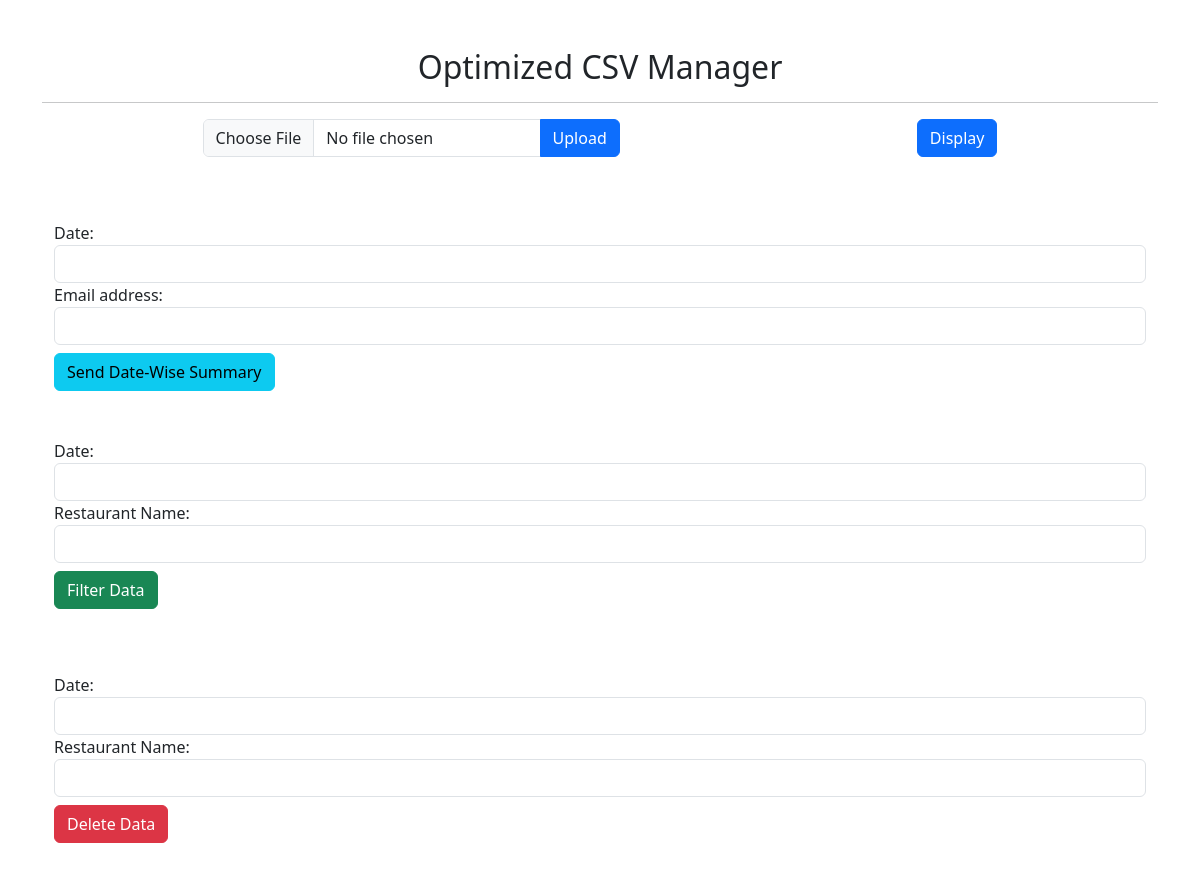
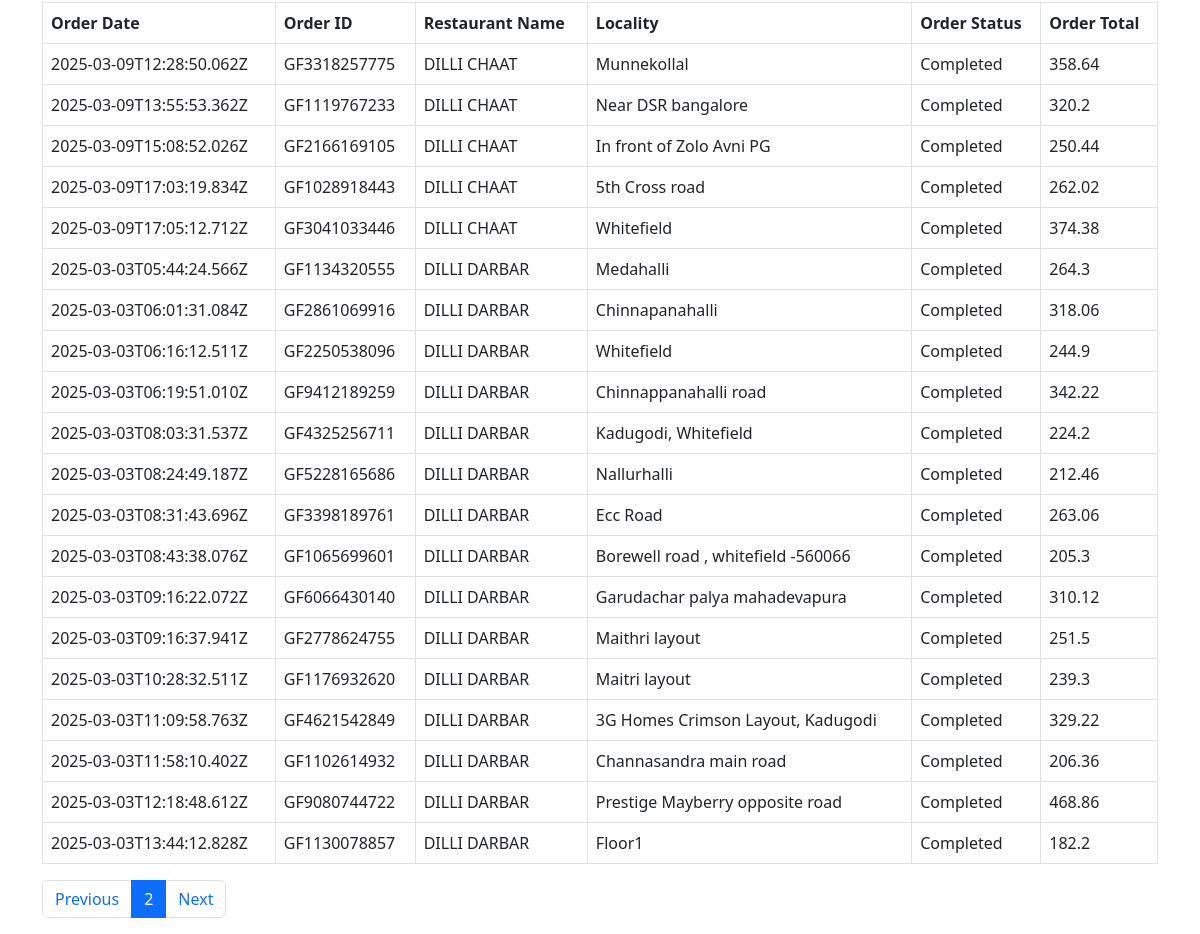
Page /display?page=2 on the committed database (2 pictures, top to bottom).
### app.py (models this page shows)
class Order(db.Model):
    id = db.Column(db.Integer, primary_key=True)
    order_date = db.Column(db.String(50))
    order_id = db.Column(db.String(50))
    restaurant_name = db.Column(db.String(100))
    locality = db.Column(db.String(100))
    order_status = db.Column(db.String(50))
    order_total = db.Column(db.Float)

### app.py (the view)
@app.route("/display")
def display():
    page = request.args.get("page", 1, type=int)
    per_page = 20
    orders = Order.query.paginate(page=page, per_page=per_page)
    return render_template("index.html", orders=orders)

### templates/index.html (shortened to what this page needs)
<!DOCTYPE html>
<html lang="en">
<head>
    <link rel="stylesheet" href="https://cdn.jsdelivr.net/npm/bootstrap@5.3.0/dist/css/bootstrap.min.css">
</head>
<body class="container mt-5">
    <h2 class="text-center">Optimized CSV Manager</h2>
    <hr>
    <div class="container-fluid d-flex flex-column gap-5">
        <div class="d-flex justify-content-around">
            <form action="/" method="post" enctype="multipart/form-data" class="mb-3">
                <div class="input-group">
                    <input type="file" name="csv_file" class="form-control" required>
                    <button type="submit" class="btn btn-primary">Upload</button>
                </div>
            </form>
            <form action="/display" class="mb-3">
                <button type="submit" class="btn btn-primary">Display</button>
            </form>
        </div>
        <form action="/send_summary" method="post">
            <label>Date:</label>
            <input type="text" name="date" class="form-control" required>
            <label>Email address:</label>
            <input type="email" name="email" class="form-control" required>
            <button type="submit" class="btn btn-info mt-2">Send Date-Wise Summary</button>
        </form>
        <form action="/filter" method="post" class="mb-3">
            <label>Date:</label>
            <input type="text" name="date" class="form-control" required>
            <label>Restaurant Name:</label>
            <input type="text" name="restaurant_name" class="form-control" required>
            <button type="submit" class="btn btn-success mt-2">Filter Data</button>
        </form>
        <form action="/delete" method="post" class="mb-3">
            <label>Date:</label>
            <input type="text" name="date" class="form-control" required>
            <label>Restaurant Name:</label>
            <input type="text" name="restaurant_name" class="form-control" required>
            <button type="submit" class="btn btn-danger mt-2">Delete Data</button>
        </form>
    </div>
    {% if orders %}
    <table class="table table-bordered mt-3">
        <thead>
            <tr>
                <th>Order Date</th>
                <th>Order ID</th>
                <th>Restaurant Name</th>
                <th>Locality</th>
                <th>Order Status</th>
                <th>Order Total</th>
            </tr>
        </thead>
        <tbody>
            {% for order in orders %}
            <tr>
                <td>{{ order.order_date }}</td>
                <td>{{ order.order_id }}</td>
                <td>{{ order.restaurant_name }}</td>
                <td>{{ order.locality }}</td>
                <td>{{ order.order_status }}</td>
                <td>{{ order.order_total }}</td>
            </tr>
            {% endfor %}
        </tbody>
    </table>
    {% if orders.page %}
    <nav aria-label="Page navigation">
        <ul class="pagination">
            {% if orders.has_prev %}
                <li class="page-item">
                    <a class="page-link" href="?page={{ orders.prev_num }}">Previous</a>
                </li>
            {% endif %}
            <li class="page-item active"><span class="page-link">{{ orders.page }}</span></li>
            {% if orders.has_next %}
                <li class="page-item">
                    <a class="page-link" href="?page={{ orders.next_num }}">Next</a>
                </li>
            {% endif %}
        </ul>
    </nav>
    {% endif %}
    {% endif %}
</body>
</html>

### rows in the picture
Order: order_date "2025-03-09T12:28:50.062Z", order_id "GF3318257775", restaurant_name "DILLI CHAAT", locality "Munnekollal", order_status "Completed", order_total "358.64"
Order: order_date "2025-03-09T13:55:53.362Z", order_id "GF1119767233", restaurant_name "DILLI CHAAT", locality "Near DSR bangalore", order_status "Completed", order_total "320.2"
Order: order_date "2025-03-09T15:08:52.026Z", order_id "GF2166169105", restaurant_name "DILLI CHAAT", locality "In front of Zolo Avni PG", order_status "Completed", order_total "250.44"
Order: order_date "2025-03-09T17:03:19.834Z", order_id "GF1028918443", restaurant_name "DILLI CHAAT", locality "5th Cross road", order_status "Completed", order_total "262.02"
Order: order_date "2025-03-09T17:05:12.712Z", order_id "GF3041033446", restaurant_name "DILLI CHAAT", locality "Whitefield", order_status "Completed", order_total "374.38"
Order: order_date "2025-03-03T05:44:24.566Z", order_id "GF1134320555", restaurant_name "DILLI DARBAR", locality "Medahalli", order_status "Completed", order_total "264.3"
Order: order_date "2025-03-03T06:01:31.084Z", order_id "GF2861069916", restaurant_name "DILLI DARBAR", locality "Chinnapanahalli", order_status "Completed", order_total "318.06"
Order: order_date "2025-03-03T06:16:12.511Z", order_id "GF2250538096", restaurant_name "DILLI DARBAR", locality "Whitefield", order_status "Completed", order_total "244.9"
Order: order_date "2025-03-03T06:19:51.010Z", order_id "GF9412189259", restaurant_name "DILLI DARBAR", locality "Chinnappanahalli road", order_status "Completed", order_total "342.22"
Order: order_date "2025-03-03T08:03:31.537Z", order_id "GF4325256711", restaurant_name "DILLI DARBAR", locality "Kadugodi, Whitefield", order_status "Completed", order_total "224.2"
Order: order_date "2025-03-03T08:24:49.187Z", order_id "GF5228165686", restaurant_name "DILLI DARBAR", locality "Nallurhalli", order_status "Completed", order_total "212.46"
Order: order_date "2025-03-03T08:31:43.696Z", order_id "GF3398189761", restaurant_name "DILLI DARBAR", locality "Ecc Road", order_status "Completed", order_total "263.06"
Order: order_date "2025-03-03T08:43:38.076Z", order_id "GF1065699601", restaurant_name "DILLI DARBAR", locality "Borewell road , whitefield -560066", order_status "Completed", order_total "205.3"
Order: order_date "2025-03-03T09:16:22.072Z", order_id "GF6066430140", restaurant_name "DILLI DARBAR", locality "Garudachar palya mahadevapura", order_status "Completed", order_total "310.12"
Order: order_date "2025-03-03T09:16:37.941Z", order_id "GF2778624755", restaurant_name "DILLI DARBAR", locality "Maithri layout", order_status "Completed", order_total "251.5"
Order: order_date "2025-03-03T10:28:32.511Z", order_id "GF1176932620", restaurant_name "DILLI DARBAR", locality "Maitri layout", order_status "Completed", order_total "239.3"
Order: order_date "2025-03-03T11:09:58.763Z", order_id "GF4621542849", restaurant_name "DILLI DARBAR", locality "3G Homes Crimson Layout, Kadugodi", order_status "Completed", order_total "329.22"
Order: order_date "2025-03-03T11:58:10.402Z", order_id "GF1102614932", restaurant_name "DILLI DARBAR", locality "Channasandra main road", order_status "Completed", order_total "206.36"
Order: order_date "2025-03-03T12:18:48.612Z", order_id "GF9080744722", restaurant_name "DILLI DARBAR", locality "Prestige Mayberry opposite road", order_status "Completed", order_total "468.86"
Order: order_date "2025-03-03T13:44:12.828Z", order_id "GF1130078857", restaurant_name "DILLI DARBAR", locality "Floor1", order_status "Completed", order_total "182.2"

### other values in the picture
{{ orders.page }} "2"
